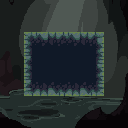

The image is a tile-based game level rendered from a .tmx file. Its description and complete source (layers, tilesets, objects, tile grids) follow:
An orthogonal 16x16 tile map with 8x8 px tiles, 1 tile layer (Stone), 1 image layer and 1 object.

<map version="1.10" tiledversion="1.10.2" orientation="orthogonal" renderorder="right-down" width="16" height="16" tilewidth="8" tileheight="8" infinite="0" nextlayerid="6" nextobjectid="3">
 <editorsettings>
  <export target="test.lua" format="lua" />
 </editorsettings>
 <tileset firstgid="1" name="Stone" tilewidth="8" tileheight="8" tilecount="90" columns="15">
  <image source="../images/tiles/NewStoneAutoGameJam.png" width="120" height="48" />
 </tileset>
 <imagelayer id="5" name="Background" offsetx="-88" offsety="-64">
  <image source="../images/InertiaCavernBackgroundGameJam.png" width="320" height="192" />
 </imagelayer>
 <layer id="1" name="Stone" width="16" height="16">
  <data encoding="csv">
0,0,0,0,0,0,0,0,0,0,0,0,0,0,0,0,
0,0,0,0,0,0,0,0,0,0,0,0,0,0,0,0,
0,0,0,0,0,0,0,0,0,0,0,0,0,0,0,0,
0,0,0,0,0,0,0,0,0,0,0,0,0,0,0,0,
0,0,0,10,11,12,13,14,11,12,13,14,15,0,0,0,
0,0,0,25,26,27,28,29,26,27,28,29,30,0,0,0,
0,0,0,40,41,43,43,44,41,42,43,44,45,0,0,0,
0,0,0,55,41,41,41,41,41,42,43,44,60,0,0,0,
0,0,0,25,41,42,43,44,41,42,43,44,30,0,0,0,
0,0,0,40,41,42,43,44,41,42,43,44,45,0,0,0,
0,0,0,55,56,57,58,59,56,57,58,59,60,0,0,0,
0,0,0,70,71,72,73,74,71,72,73,74,75,0,0,0,
0,0,0,0,0,0,0,0,0,0,0,0,0,0,0,0,
0,0,0,0,0,0,0,0,0,0,0,0,0,0,0,0,
0,0,0,0,0,0,0,0,0,0,0,0,0,0,0,0,
0,0,0,0,0,0,0,0,0,0,0,0,0,54,0,0
</data>
 </layer>
 <objectgroup id="4" name="Ground">
  <object id="2" x="24" y="32" width="80" height="64" />
 </objectgroup>
</map>